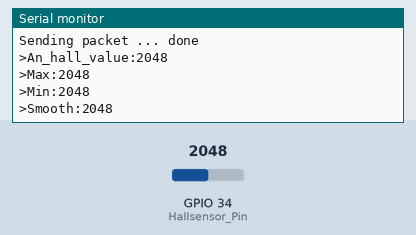
This program was run on a simulated ESP32. On the bench: the last lines printed to the serial monitor. Inputs (shaded band) come from the test bench; at power-on: GPIO 34 (Hallsensor_Pin) = 2048.

Above: at 11.2 s.
11.3 s: GPIO 34 (Hallsensor_Pin) set to 584
At 11.9 s:
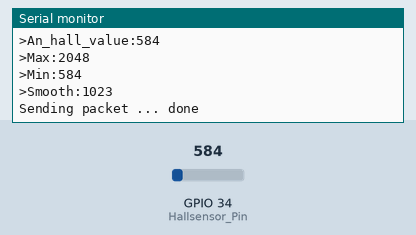
12.8 s: GPIO 34 (Hallsensor_Pin) set to 493
At 13.3 s:
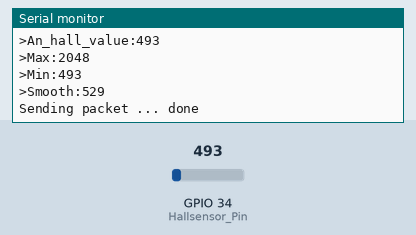
20.3 s: GPIO 34 (Hallsensor_Pin) set to 8
At 21.2 s:
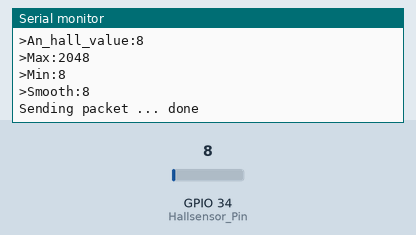
23.3 s: GPIO 34 (Hallsensor_Pin) set to 11
At 23.8 s:
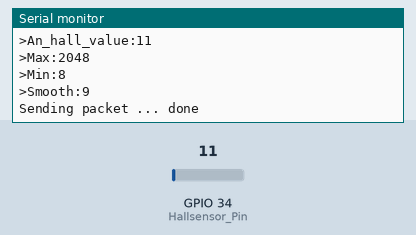
26.3 s: GPIO 34 (Hallsensor_Pin) set to 1960
At 27.3 s:
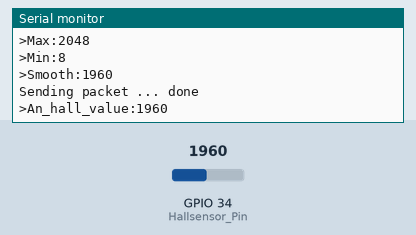
27.8 s: GPIO 34 (Hallsensor_Pin) set to 2044
At 28.6 s:
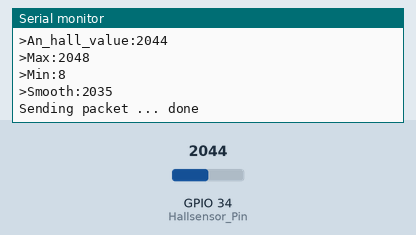
Timing chart, 0 to 30.8 s (numbered marks = the images above; inputs shaded):
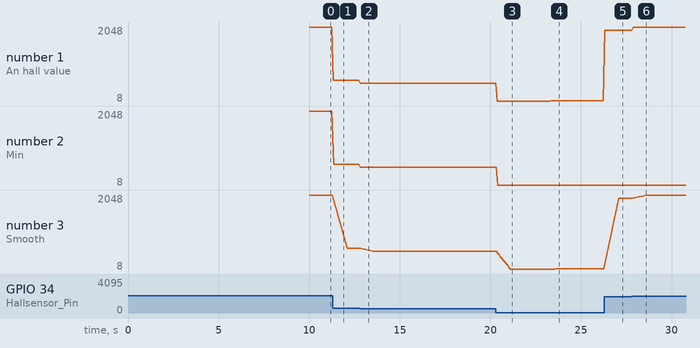

Measured:
- the behaviour switches between 1988 and 1989 on GPIO 34 (Hallsensor_Pin) (found by bisection; images 5 and 6)
- after the input at 11.3 s, the serial monitor: prints a new line at once (image 1)
- after the input at 12.8 s, the serial monitor: prints a new line at once (image 2)
- after the input at 20.3 s, the serial monitor: prints a new line after 0.08 s (image 3)
- after the input at 23.3 s, the serial monitor: prints a new line after 0.06 s (image 4)
- after the input at 26.3 s, the serial monitor: prints a new line at once (image 5)
- after the input at 27.8 s, the serial monitor: prints a new line after 0.07 s (image 6)
- plotted number 1: 2048 → 584 after the input at 11.3 s, 584 → 493 after the input at 12.8 s, 493 → 8 after the input at 20.3 s, 8 → 11 after the input at 23.3 s, 11 → 1960 after the input at 26.3 s

The program:

main.cpp
```cpp
#include <Arduino.h>
// Copyright (c) Sandeep Mistry. All rights reserved.
// Licensed under the MIT license. See LICENSE file in the project root for full license information.

#include <CAN.h>
// Potentiometer is connected to GPIO 34 (Analog ADC1_CH6)
const int durchschnitts_berechnung_anzahl_der_werte = 10;

int Hallsensor_Werte[durchschnitts_berechnung_anzahl_der_werte];  // the readings from the analog input
int position_im_array = 0;          // the index of the current reading
int total = 0;              // the running total
int durchnittswert_hallsensor = 0;            // the average

const int Hallsensor_Pin = 34;

// variable for storing the potentiometer value
int an_hall_value = 0;
int min_value =10000;
int max_hall;
void Hall(){
    an_hall_value = analogRead(Hallsensor_Pin);

  Serial.print(">An_hall_value:");
  Serial.println(an_hall_value);

  max_hall = max(max_hall,an_hall_value);
  min_value = min(min_value,an_hall_value);
  Serial.print(">Max:");
  Serial.println(max_hall);
  Serial.print(">Min:");
  Serial.println(min_value);
    // subtract the last reading:
  total = total - Hallsensor_Werte[position_im_array];
  // read from the sensor:
  Hallsensor_Werte[position_im_array] = an_hall_value;
  // add the reading to the total:
  total = total + Hallsensor_Werte[position_im_array];
  // advance to the next position in the array:
  position_im_array = position_im_array + 1;

  // if we're at the end of the array...
  if (position_im_array >= durchschnitts_berechnung_anzahl_der_werte) {
    // ...wrap around to the beginning:
    position_im_array = 0;
  }

  // calculate the average:
  durchnittswert_hallsensor = total / durchschnitts_berechnung_anzahl_der_werte;
  // send it to the computer as ASCII digits
  Serial.print(">Smooth:");
  Serial.println(durchnittswert_hallsensor);
  delay(1);  // delay in between reads for stability
}
void setup() {
  Serial.begin(9600);
  delay(10000);
  while (!Serial);

  Serial.println("CAN Sender");

  // start the CAN bus at 500 kbps
  if (!CAN.begin(500E3)) {
    Serial.println("Starting CAN failed!");
    while (1);
  }
    for (int thisReading = 0; thisReading < durchschnitts_berechnung_anzahl_der_werte; thisReading++) {
    Hallsensor_Werte[thisReading] = analogRead(Hallsensor_Pin);
    total = total + Hallsensor_Werte[thisReading];
    }
}

void loop() {
  Hall();
  // send packet: id is 11 bits, packet can contain up to 8 bytes of data
  Serial.print("Sending packet ... ");

  CAN.beginExtendedPacket(0x12);
  CAN.write('a'); //Buchstaben als nummern
  CAN.print(durchnittswert_hallsensor);
  CAN.endPacket();

  Serial.println("done");

  delay(10);

}
```
